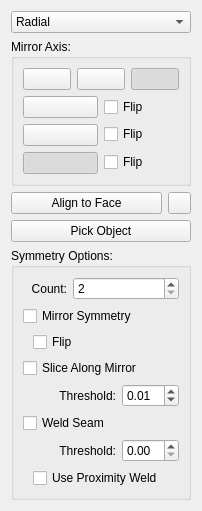
<?xml version="1.0" encoding="UTF-8"?>
<ui version="4.0">
 <class>SymmetryRollup</class>
 <widget class="QWidget" name="SymmetryRollup">
  <property name="geometry">
   <rect>
    <x>0</x>
    <y>0</y>
    <width>202</width>
    <height>484</height>
   </rect>
  </property>
  <property name="font">
   <font>
    <family>MS Shell Dlg 2</family>
   </font>
  </property>
  <property name="windowTitle">
   <string>Form</string>
  </property>
  <layout class="QGridLayout" name="gridLayout_3">
   <item row="2" column="0">
    <widget class="QPushButton" name="AlignToFace">
     <property name="sizePolicy">
      <sizepolicy hsizetype="Expanding" vsizetype="Fixed">
       <horstretch>0</horstretch>
       <verstretch>0</verstretch>
      </sizepolicy>
     </property>
     <property name="toolTip">
      <string>Select a face that is used to align the gizmo</string>
     </property>
     <property name="text">
      <string>Align to Face</string>
     </property>
     <property name="checkable">
      <bool>true</bool>
     </property>
    </widget>
   </item>
   <item row="2" column="1">
    <widget class="QPushButton" name="ResetTransform">
     <property name="sizePolicy">
      <sizepolicy hsizetype="Fixed" vsizetype="Fixed">
       <horstretch>0</horstretch>
       <verstretch>0</verstretch>
      </sizepolicy>
     </property>
     <property name="minimumSize">
      <size>
       <width>23</width>
       <height>0</height>
      </size>
     </property>
     <property name="maximumSize">
      <size>
       <width>23</width>
       <height>16777215</height>
      </size>
     </property>
     <property name="font">
      <font>
       <family>MS Shell Dlg 2</family>
      </font>
     </property>
     <property name="toolTip">
      <string>Reset Gizmo</string>
     </property>
     <property name="text">
      <string/>
     </property>
     <property name="icon">
      <iconset>
       <normaloff>C:/ICONS CATALOGUE/Dark/MaxScript/ParamWiring/Refresh_32.png</normaloff>C:/ICONS CATALOGUE/Dark/MaxScript/ParamWiring/Refresh_32.png</iconset>
     </property>
    </widget>
   </item>
   <item row="1" column="0" colspan="2">
    <widget class="QGroupBox" name="PlanarAxis_groupBox">
     <property name="title">
      <string>Mirror Axis:</string>
     </property>
     <layout class="QGridLayout" name="gridLayout_4">
      <item row="4" column="1">
       <widget class="QCheckBox" name="PlanarFlipZ">
        <property name="text">
         <string>Flip</string>
        </property>
       </widget>
      </item>
      <item row="2" column="0" rowspan="3">
       <layout class="QVBoxLayout" name="PlanarLayout">
        <item>
         <widget class="QPushButton" name="PlanarX">
          <property name="sizePolicy">
           <sizepolicy hsizetype="Ignored" vsizetype="Fixed">
            <horstretch>0</horstretch>
            <verstretch>0</verstretch>
           </sizepolicy>
          </property>
          <property name="text">
           <string/>
          </property>
          <property name="icon">
           <iconset>
            <normaloff>C:/ICONS CATALOGUE/Dark/EditUVW/AlignToX_48.png</normaloff>C:/ICONS CATALOGUE/Dark/EditUVW/AlignToX_48.png</iconset>
          </property>
          <property name="checkable">
           <bool>true</bool>
          </property>
         </widget>
        </item>
        <item>
         <widget class="QPushButton" name="PlanarY">
          <property name="sizePolicy">
           <sizepolicy hsizetype="Ignored" vsizetype="Fixed">
            <horstretch>0</horstretch>
            <verstretch>0</verstretch>
           </sizepolicy>
          </property>
          <property name="text">
           <string/>
          </property>
          <property name="icon">
           <iconset>
            <normaloff>C:/ICONS CATALOGUE/Dark/EditUVW/AlignToY_48.png</normaloff>C:/ICONS CATALOGUE/Dark/EditUVW/AlignToY_48.png</iconset>
          </property>
          <property name="checkable">
           <bool>true</bool>
          </property>
         </widget>
        </item>
        <item>
         <widget class="QPushButton" name="PlanarZ">
          <property name="sizePolicy">
           <sizepolicy hsizetype="Ignored" vsizetype="Fixed">
            <horstretch>0</horstretch>
            <verstretch>0</verstretch>
           </sizepolicy>
          </property>
          <property name="text">
           <string/>
          </property>
          <property name="icon">
           <iconset>
            <normaloff>C:/ICONS CATALOGUE/Dark/EditUVW/AlignToZ_48.png</normaloff>C:/ICONS CATALOGUE/Dark/EditUVW/AlignToZ_48.png</iconset>
          </property>
          <property name="checkable">
           <bool>true</bool>
          </property>
          <property name="checked">
           <bool>true</bool>
          </property>
         </widget>
        </item>
       </layout>
      </item>
      <item row="2" column="1">
       <widget class="QCheckBox" name="PlanarFlipX">
        <property name="text">
         <string>Flip</string>
        </property>
       </widget>
      </item>
      <item row="3" column="1">
       <widget class="QCheckBox" name="PlanarFlipY">
        <property name="text">
         <string>Flip</string>
        </property>
       </widget>
      </item>
      <item row="0" column="0" colspan="2">
       <layout class="QGridLayout" name="RadialLayout">
        <item row="0" column="0">
         <widget class="QPushButton" name="RadialX">
          <property name="sizePolicy">
           <sizepolicy hsizetype="Ignored" vsizetype="Fixed">
            <horstretch>0</horstretch>
            <verstretch>0</verstretch>
           </sizepolicy>
          </property>
          <property name="text">
           <string/>
          </property>
          <property name="icon">
           <iconset>
            <normaloff>C:/ICONS CATALOGUE/Dark/EditUVW/AlignToX_48.png</normaloff>C:/ICONS CATALOGUE/Dark/EditUVW/AlignToX_48.png</iconset>
          </property>
          <property name="checkable">
           <bool>true</bool>
          </property>
          <attribute name="buttonGroup">
           <string notr="true">RadialAxis</string>
          </attribute>
         </widget>
        </item>
        <item row="0" column="1">
         <widget class="QPushButton" name="RadialY">
          <property name="sizePolicy">
           <sizepolicy hsizetype="Ignored" vsizetype="Fixed">
            <horstretch>0</horstretch>
            <verstretch>0</verstretch>
           </sizepolicy>
          </property>
          <property name="text">
           <string/>
          </property>
          <property name="icon">
           <iconset>
            <normaloff>C:/ICONS CATALOGUE/Dark/EditUVW/AlignToY_48.png</normaloff>C:/ICONS CATALOGUE/Dark/EditUVW/AlignToY_48.png</iconset>
          </property>
          <property name="checkable">
           <bool>true</bool>
          </property>
          <attribute name="buttonGroup">
           <string notr="true">RadialAxis</string>
          </attribute>
         </widget>
        </item>
        <item row="0" column="2">
         <widget class="QPushButton" name="RadialZ">
          <property name="sizePolicy">
           <sizepolicy hsizetype="Ignored" vsizetype="Fixed">
            <horstretch>0</horstretch>
            <verstretch>0</verstretch>
           </sizepolicy>
          </property>
          <property name="text">
           <string/>
          </property>
          <property name="icon">
           <iconset>
            <normaloff>C:/ICONS CATALOGUE/Dark/EditUVW/AlignToZ_48.png</normaloff>C:/ICONS CATALOGUE/Dark/EditUVW/AlignToZ_48.png</iconset>
          </property>
          <property name="checkable">
           <bool>true</bool>
          </property>
          <property name="checked">
           <bool>true</bool>
          </property>
          <attribute name="buttonGroup">
           <string notr="true">RadialAxis</string>
          </attribute>
         </widget>
        </item>
       </layout>
      </item>
     </layout>
    </widget>
   </item>
   <item row="0" column="0" colspan="2">
    <widget class="QComboBox" name="SymmetryFormat">
     <property name="currentIndex">
      <number>1</number>
     </property>
     <item>
      <property name="text">
       <string>Planar</string>
      </property>
     </item>
     <item>
      <property name="text">
       <string>Radial</string>
      </property>
     </item>
    </widget>
   </item>
   <item row="3" column="0" colspan="2">
    <widget class="QPushButton" name="ReferenceObject">
     <property name="sizePolicy">
      <sizepolicy hsizetype="Expanding" vsizetype="Fixed">
       <horstretch>0</horstretch>
       <verstretch>0</verstretch>
      </sizepolicy>
     </property>
     <property name="toolTip">
      <string>Select to pick a reference object from your scene</string>
     </property>
     <property name="text">
      <string>Pick Object</string>
     </property>
    </widget>
   </item>
   <item row="4" column="0" colspan="2">
    <widget class="QGroupBox" name="PlanarOptions_groupBox">
     <property name="title">
      <string>Symmetry Options:</string>
     </property>
     <layout class="QGridLayout" name="gridLayout">
      <item row="1" column="0" colspan="3">
       <widget class="QCheckBox" name="RadialMirror">
        <property name="toolTip">
         <string>Mirrors half of geometry to generate clean seams</string>
        </property>
        <property name="text">
         <string>Mirror Symmetry</string>
        </property>
       </widget>
      </item>
      <item row="7" column="0" colspan="3">
       <layout class="QHBoxLayout" name="horizontalLayout_3">
        <item>
         <spacer name="horizontalSpacer_2">
          <property name="orientation">
           <enum>Qt::Horizontal</enum>
          </property>
          <property name="sizeType">
           <enum>QSizePolicy::Fixed</enum>
          </property>
          <property name="sizeHint" stdset="0">
           <size>
            <width>10</width>
            <height>0</height>
           </size>
          </property>
         </spacer>
        </item>
        <item>
         <widget class="QCheckBox" name="UseProximityThreshold">
          <property name="toolTip">
           <string>Weld vertices based on distance.</string>
          </property>
          <property name="text">
           <string>Use Proximity Weld</string>
          </property>
         </widget>
        </item>
       </layout>
      </item>
      <item row="0" column="1" colspan="2">
       <widget class="MaxSDK::QmaxSpinBox" name="RadialCount">
        <property name="minimum">
         <number>2</number>
        </property>
        <property name="maximum">
         <number>1000</number>
        </property>
       </widget>
      </item>
      <item row="5" column="0" colspan="3">
       <widget class="QCheckBox" name="weld">
        <property name="toolTip">
         <string>Weld vertices from cut seams</string>
        </property>
        <property name="text">
         <string>Weld Seam</string>
        </property>
       </widget>
      </item>
      <item row="6" column="2">
       <widget class="MaxSDK::QmaxWorldSpinBox" name="threshold">
        <property name="stepType">
         <enum>QAbstractSpinBox::AdaptiveDecimalStepType</enum>
        </property>
       </widget>
      </item>
      <item row="3" column="0" colspan="3">
       <widget class="QCheckBox" name="slice">
        <property name="toolTip">
         <string>Removes original mesh outside of the slice planes </string>
        </property>
        <property name="text">
         <string>Slice Along Mirror</string>
        </property>
       </widget>
      </item>
      <item row="6" column="0" colspan="2">
       <widget class="QLabel" name="labelth">
        <property name="text">
         <string>Threshold:</string>
        </property>
        <property name="alignment">
         <set>Qt::AlignRight|Qt::AlignTrailing|Qt::AlignVCenter</set>
        </property>
       </widget>
      </item>
      <item row="2" column="0" colspan="3">
       <layout class="QHBoxLayout" name="horizontalLayout_2">
        <item>
         <spacer name="horizontalSpacer">
          <property name="orientation">
           <enum>Qt::Horizontal</enum>
          </property>
          <property name="sizeType">
           <enum>QSizePolicy::Fixed</enum>
          </property>
          <property name="sizeHint" stdset="0">
           <size>
            <width>10</width>
            <height>0</height>
           </size>
          </property>
         </spacer>
        </item>
        <item>
         <widget class="QCheckBox" name="RadialFlip">
          <property name="toolTip">
           <string>Flip direction of Mirror Symmetry</string>
          </property>
          <property name="text">
           <string>Flip</string>
          </property>
         </widget>
        </item>
       </layout>
      </item>
      <item row="0" column="0">
       <widget class="QLabel" name="countL">
        <property name="layoutDirection">
         <enum>Qt::LeftToRight</enum>
        </property>
        <property name="text">
         <string>Count:</string>
        </property>
        <property name="alignment">
         <set>Qt::AlignRight|Qt::AlignTrailing|Qt::AlignVCenter</set>
        </property>
       </widget>
      </item>
      <item row="4" column="2">
       <widget class="MaxSDK::QmaxWorldSpinBox" name="EdgeCollapsePercent">
        <property name="stepType">
         <enum>QAbstractSpinBox::AdaptiveDecimalStepType</enum>
        </property>
        <property name="value">
         <double>0.010000000000000</double>
        </property>
       </widget>
      </item>
      <item row="4" column="0" colspan="2">
       <widget class="QLabel" name="labelSliceth">
        <property name="text">
         <string>Threshold:</string>
        </property>
        <property name="alignment">
         <set>Qt::AlignRight|Qt::AlignTrailing|Qt::AlignVCenter</set>
        </property>
       </widget>
      </item>
     </layout>
    </widget>
   </item>
  </layout>
 </widget>
 <customwidgets>
  <customwidget>
   <class>MaxSDK::QmaxSpinBox</class>
   <extends>QSpinBox</extends>
   <header location="global">Qt/QmaxSpinBox.h</header>
  </customwidget>
  <customwidget>
   <class>MaxSDK::QmaxWorldSpinBox</class>
   <extends>MaxSDK::QmaxDoubleSpinBox</extends>
   <header location="global">Qt/QmaxSpinBox.h</header>
  </customwidget>
  <customwidget>
   <class>MaxSDK::QmaxDoubleSpinBox</class>
   <extends>QDoubleSpinBox</extends>
   <header location="global">Qt/QmaxSpinBox.h</header>
  </customwidget>
 </customwidgets>
 <tabstops>
  <tabstop>SymmetryFormat</tabstop>
  <tabstop>RadialX</tabstop>
  <tabstop>RadialY</tabstop>
  <tabstop>RadialZ</tabstop>
  <tabstop>PlanarX</tabstop>
  <tabstop>PlanarFlipX</tabstop>
  <tabstop>PlanarY</tabstop>
  <tabstop>PlanarFlipY</tabstop>
  <tabstop>PlanarZ</tabstop>
  <tabstop>PlanarFlipZ</tabstop>
  <tabstop>AlignToFace</tabstop>
  <tabstop>ResetTransform</tabstop>
  <tabstop>ReferenceObject</tabstop>
  <tabstop>RadialCount</tabstop>
  <tabstop>RadialMirror</tabstop>
  <tabstop>RadialFlip</tabstop>
  <tabstop>slice</tabstop>
  <tabstop>weld</tabstop>
  <tabstop>threshold</tabstop>
 </tabstops>
 <resources/>
 <connections/>
 <buttongroups>
  <buttongroup name="RadialAxis"/>
 </buttongroups>
</ui>
